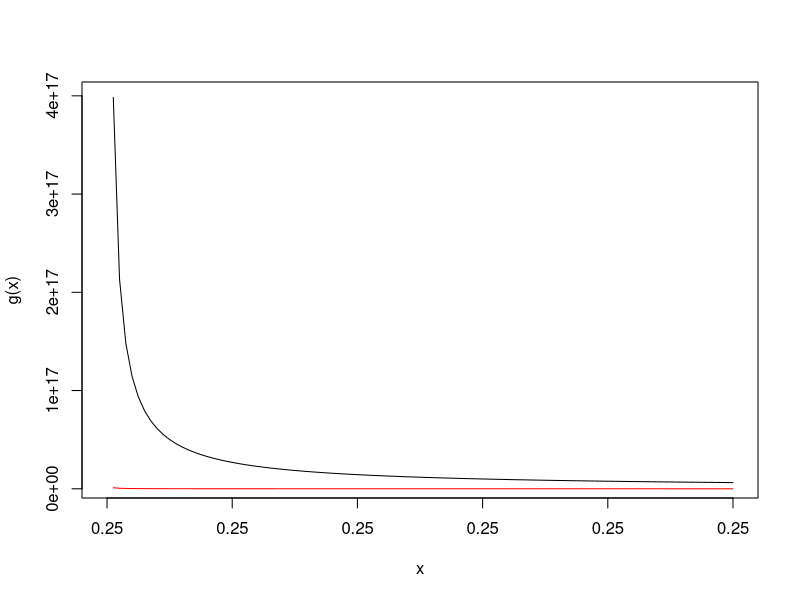

Write R code to recreate this figure.

# Check http://www.sosmath.com/calculus/improper/testconv/testconv.html
options(digits=20)

# Scenario 2, family ESS
gswf <- Vectorize(function(w, wL=0.25,
                  a=1.6, nZ=0.5, p=43200, l=1.8e-5, LAI=1,
                  h=l*a*LAI/nZ*p, VPD=0.02, h2=l*LAI/nZ*p/1000,
                  pe=-1.58*10^-3, b=4.38, kxmax=5, c=9.53, d=1.28){
  pxmin <- pe*wL^(-b)
  kxmin <- kxmax*exp(-(-pxmin/d)^c)
  ps <- pe*w^(-b)
  res <- (ps-pxmin)*h2*kxmin/(h*VPD)
  return(res)
})
# Chapter 1
#gswf <- function(w)0.008680221*(w-0.2)^0.397299129
Ewf <- function(w, a=1.6, nZ=0.5, p=43200, l=1.8e-5, LAI=1, h=l*a*LAI/nZ*p, VPD=0.02)h*VPD*gswf(w)

f <- function(w)1/Ewf(w)
g <- function(w)1/(1e-5*(w-0.25)^0.9)

curve(g, 0.25, 0.25+1e-12)
curve(f, 0.25, 0.25+1e-12, add=T, col="red")

integrate(g, 0.25, 0.25+1e-5, rel.tol=.Machine$double.eps^0.43)
integrate(f, 0.25, 0.25+1e-5, rel.tol=.Machine$double.eps^0.03)
